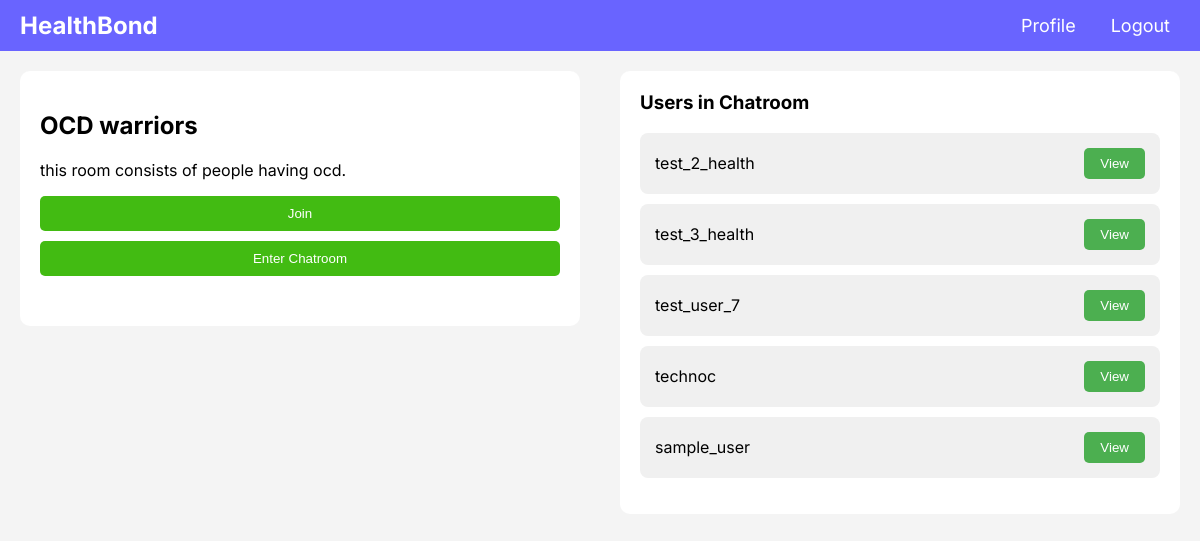
The page /main/view_chatroom/y23ft3f (signed in) on the database its author committed.
### main/models.py (models this page shows, shortened)
class Chatroom(models.Model) :
    code =  models.CharField(max_length=7)
    name = models.CharField(max_length=20, unique=True)
    desc = models.TextField(max_length=500)

class JoinedChatrooms(models.Model) :
    user = models.ForeignKey(user_profile,on_delete=models.CASCADE)
    chatroom = models.ForeignKey(Chatroom, on_delete=models.CASCADE)

### userprofiles/models.py (models this page shows, shortened)
class user_profile(models.Model) :
    user = models.ForeignKey(User, on_delete=models.CASCADE)
    pfp = models.ImageField(default="Default_pfp.svg.webp", blank=True, null=True)
    bio = models.TextField(max_length=300)

### main/views.py (the view)
# urls.py: path('view_chatroom/<slug:roomcode>', views.chatroom_dashboard, name = 'chatroomdashboard'),
@login_required(login_url=loginview)
def chatroom_dashboard(request, roomcode):
    room = Chatroom.objects.get(code = roomcode)
    user = user_profile.objects.get(user = request.user)
    try :
        JoinedChatrooms.objects.get(chatroom = room, user = user)
        flag = "joined"
    except :
        flag = "not joined"
    members = JoinedChatrooms.objects.filter(chatroom = room)
    context = {
        'room' : room,
        'flag' : flag,
        'members' : members,
        'user' : request.user,
    }
    return render(request, 'chatroom_dashboard.html', context=context)

### main/templates/chatroom_dashboard.html (shortened to what this page needs)
{% load static %}
<!DOCTYPE html>
<html lang="en">
  <head>
    <link rel="stylesheet" href="{% static 'css/chatroom_dashboard.css' %}" />
  </head>
  <body>
    <nav class="navbar">
      <div class="navbar-left">
        <a href="/main" class="company-name">HealthBond</a>
      </div>
      <div class="navbar-right">
        <a href="/main/user/{{user.username}}" class="nav-item">Profile</a>
        <a href="/user/logout" class="nav-item">Logout</a>
      </div>
    </nav>
    <div class="dashboard-container">
      <div class="chatroom-details">
        <h2>{{room.name}}</h2>
        <p>{{room.desc}}</p>
        <div class="action-buttons">
          {% if flag == "joined" %}
          <button
            id="{{room.code}}"
            class="leave-button"
            onclick="leavechatroomfunc('{{room.code}}', this); pop_list('{{user.username}}', this)"
          >
            Leave
          </button>
          {% else %}
          <button
            id="{{room.code}}"
            class="join-button"
            onclick="joinchatroomfunc('{{room.code}}', this); append_list('{{user.username}}', this);"
          >
            Join
          </button>
          {% endif %}
          <button class="join-button">
            <a href="/main/chatroom/{{room.code}}">Enter Chatroom</a>
          </button>
        </div>
      </div>
      <div class="user-list">
        <h3>Users in Chatroom</h3>
        <ul id="member_list">
          {% for member in members %}
          <li class="user" id="{{member.user.user.username}}">
            <span class="username">{{member.user.user.username}}</span>
            <button class="view-button">
              <a href="/main/user/{{member.user.user.username}}">View</a>
            </button>
          </li>
          {% endfor %}
        </ul>
      </div>
    </div>
  </body>
</html>

### static/css/chatroom_dashboard.css (style rules this page uses)
.navbar { display: flex; justify-content: space-between; align-items: center; background-color: #6964ff; padding: 10px 20px; color: white; }
.navbar-left { flex: 1; }
.company-name { text-decoration: none; color: white; font-size: 24px; font-weight: bold; }
.navbar-right { display: flex; gap: 15px; }
.nav-item { text-decoration: none; color: white; font-size: 18px; padding: 5px 10px; border-radius: 5px; transition: background-color 0.3s; }
body { font-family: Arial, sans-serif; background-color: #f4f4f4; font-family: "Inter", sans-serif; margin: 0; padding: 0; }
.dashboard-container { display: flex; justify-content: space-between; align-items: flex-start; padding: 20px; max-width: 1200px; margin: 0 auto; }
.chatroom-details { flex: 1; background-color: #ffffff; border-radius: 10px; padding: 20px; margin-right: 20px; }
.user-list { flex: 1; background-color: #ffffff; border-radius: 10px; padding: 20px; margin-left: 20px; }
.user-list h3 { margin-top: 0; }
.user-list ul { list-style-type: none; padding: 0; }
.user { margin-bottom: 10px; padding: 15px; border-radius: 8px; background-color: #f0f0f0; display: flex; justify-content: space-between; align-items: center; }
.view-button { padding: 8px 16px; border-radius: 5px; background-color: #4CAF50; color: white; border: none; cursor: pointer; }
.action-buttons { display: flex; flex-direction: column; justify-content: space-between; margin-bottom: 20px; }
.join-button { margin-bottom: 10px; padding: 10px 20px; border-radius: 5px; background-color: #42bb12; width: 100%; color: white; border: none; cursor: pointer; }
a { text-decoration: none; color: white; }

### rows shown on the page
Chatroom: name "OCD warriors", desc "this room consists of people having ocd."
JoinedChatrooms: user.user.username "test_2_health"
JoinedChatrooms: user.user.username "test_3_health"
JoinedChatrooms: user.user.username "test_user_7"
JoinedChatrooms: user.user.username "technoc"
JoinedChatrooms: user.user.username "sample_user"
